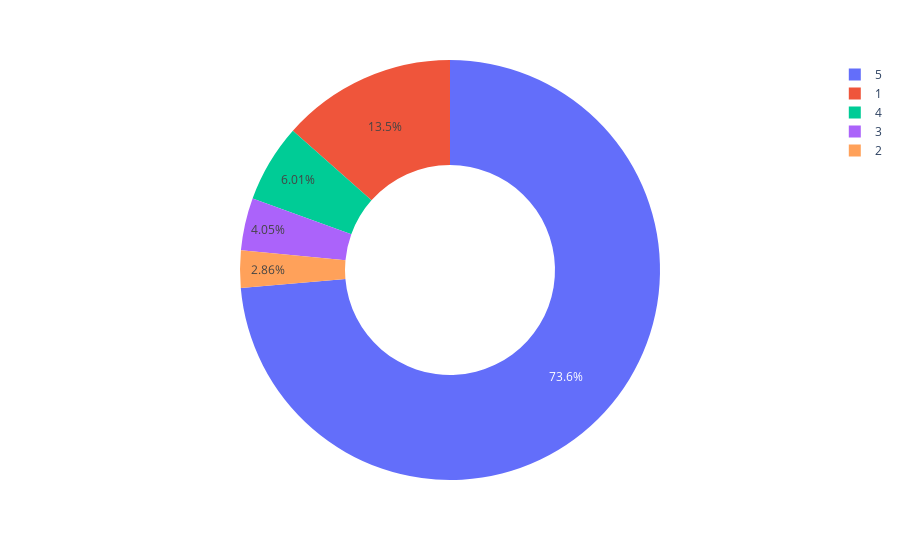

The code cell stored with this chart in its notebook:
### Markdown cell above
plotting a donut chart to have a look on percentage of ratings given to TikTik on the Google play store

### Code cell
fig = px.pie(df, values = quantity, names = numbers, hole = 0.5)
fig.show()

### Figure 1 — Plotly figure (JSON) as saved in the notebook; plotly's stock layout.template omitted (floating-point values rounded to 4 significant figures)
{"data": [{"domain": {"x": [0, 1], "y": [0, 1]}, "hole": 0.5, "hovertemplate": "label=%{label}<br>value=%{value}<extra></extra>", "labels": [5, 1, 4, 3, 2], "legendgroup": "", "name": "", "showlegend": true, "type": "pie", "values": [338884, 61926, 27664, 18618, 13179]}], "layout": {"legend": {"tracegroupgap": 0}, "margin": {"t": 60}}}
